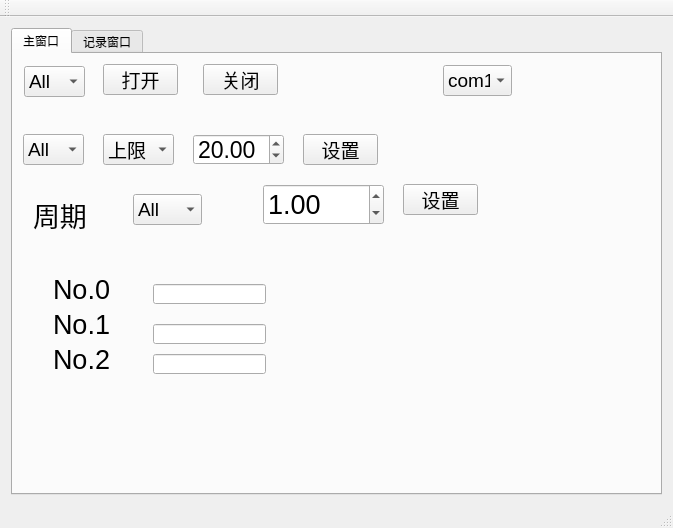
<?xml version="1.0" encoding="UTF-8"?>
<ui version="4.0">
 <class>MainWindow</class>
 <widget class="QMainWindow" name="MainWindow">
  <property name="geometry">
   <rect>
    <x>0</x>
    <y>0</y>
    <width>673</width>
    <height>528</height>
   </rect>
  </property>
  <property name="windowTitle">
   <string>MainWindow</string>
  </property>
  <widget class="QWidget" name="centralWidget">
   <layout class="QGridLayout" name="gridLayout_4">
    <item row="0" column="0">
     <widget class="QTabWidget" name="tabWidget">
      <property name="currentIndex">
       <number>0</number>
      </property>
      <widget class="QWidget" name="tab">
       <attribute name="title">
        <string>主窗口</string>
       </attribute>
       <widget class="QDoubleSpinBox" name="doubleSpinBox_2">
        <property name="geometry">
         <rect>
          <x>180</x>
          <y>80</y>
          <width>91</width>
          <height>31</height>
         </rect>
        </property>
        <property name="font">
         <font>
          <pointsize>17</pointsize>
         </font>
        </property>
        <property name="minimum">
         <double>0.000000000000000</double>
        </property>
        <property name="singleStep">
         <double>0.500000000000000</double>
        </property>
        <property name="value">
         <double>20.000000000000000</double>
        </property>
       </widget>
       <widget class="QComboBox" name="comboBox">
        <property name="geometry">
         <rect>
          <x>11</x>
          <y>12</y>
          <width>61</width>
          <height>31</height>
         </rect>
        </property>
        <property name="font">
         <font>
          <pointsize>14</pointsize>
         </font>
        </property>
        <item>
         <property name="text">
          <string>All</string>
         </property>
        </item>
        <item>
         <property name="text">
          <string>0</string>
         </property>
        </item>
        <item>
         <property name="text">
          <string>1</string>
         </property>
        </item>
        <item>
         <property name="text">
          <string>2</string>
         </property>
        </item>
       </widget>
       <widget class="QPushButton" name="pushButton">
        <property name="geometry">
         <rect>
          <x>90</x>
          <y>10</y>
          <width>75</width>
          <height>31</height>
         </rect>
        </property>
        <property name="font">
         <font>
          <pointsize>14</pointsize>
         </font>
        </property>
        <property name="text">
         <string>打开</string>
        </property>
       </widget>
       <widget class="QPushButton" name="pushButton_2">
        <property name="geometry">
         <rect>
          <x>190</x>
          <y>10</y>
          <width>75</width>
          <height>31</height>
         </rect>
        </property>
        <property name="font">
         <font>
          <pointsize>14</pointsize>
         </font>
        </property>
        <property name="text">
         <string>关闭</string>
        </property>
       </widget>
       <widget class="QComboBox" name="comboBox_2">
        <property name="geometry">
         <rect>
          <x>10</x>
          <y>80</y>
          <width>61</width>
          <height>31</height>
         </rect>
        </property>
        <property name="font">
         <font>
          <pointsize>14</pointsize>
         </font>
        </property>
        <item>
         <property name="text">
          <string>All</string>
         </property>
        </item>
        <item>
         <property name="text">
          <string>0</string>
         </property>
        </item>
        <item>
         <property name="text">
          <string>1</string>
         </property>
        </item>
        <item>
         <property name="text">
          <string>2</string>
         </property>
        </item>
       </widget>
       <widget class="QComboBox" name="comboBox_3">
        <property name="geometry">
         <rect>
          <x>90</x>
          <y>80</y>
          <width>71</width>
          <height>31</height>
         </rect>
        </property>
        <property name="font">
         <font>
          <pointsize>14</pointsize>
         </font>
        </property>
        <item>
         <property name="text">
          <string>上限</string>
         </property>
        </item>
        <item>
         <property name="text">
          <string>下限</string>
         </property>
        </item>
       </widget>
       <widget class="QPushButton" name="pushButton_3">
        <property name="geometry">
         <rect>
          <x>290</x>
          <y>80</y>
          <width>75</width>
          <height>31</height>
         </rect>
        </property>
        <property name="font">
         <font>
          <pointsize>14</pointsize>
         </font>
        </property>
        <property name="text">
         <string>设置</string>
        </property>
       </widget>
       <widget class="QLabel" name="label_4">
        <property name="geometry">
         <rect>
          <x>20</x>
          <y>140</y>
          <width>71</width>
          <height>41</height>
         </rect>
        </property>
        <property name="font">
         <font>
          <pointsize>20</pointsize>
         </font>
        </property>
        <property name="text">
         <string>周期</string>
        </property>
       </widget>
       <widget class="QDoubleSpinBox" name="doubleSpinBox">
        <property name="geometry">
         <rect>
          <x>250</x>
          <y>130</y>
          <width>121</width>
          <height>41</height>
         </rect>
        </property>
        <property name="font">
         <font>
          <pointsize>20</pointsize>
         </font>
        </property>
        <property name="singleStep">
         <double>0.500000000000000</double>
        </property>
        <property name="value">
         <double>1.000000000000000</double>
        </property>
       </widget>
       <widget class="QLabel" name="label">
        <property name="geometry">
         <rect>
          <x>40</x>
          <y>220</y>
          <width>61</width>
          <height>31</height>
         </rect>
        </property>
        <property name="font">
         <font>
          <pointsize>20</pointsize>
         </font>
        </property>
        <property name="text">
         <string>No.0</string>
        </property>
       </widget>
       <widget class="QLabel" name="label_2">
        <property name="geometry">
         <rect>
          <x>40</x>
          <y>260</y>
          <width>71</width>
          <height>21</height>
         </rect>
        </property>
        <property name="font">
         <font>
          <pointsize>20</pointsize>
         </font>
        </property>
        <property name="text">
         <string>No.1</string>
        </property>
       </widget>
       <widget class="QLabel" name="label_3">
        <property name="geometry">
         <rect>
          <x>40</x>
          <y>290</y>
          <width>71</width>
          <height>31</height>
         </rect>
        </property>
        <property name="font">
         <font>
          <pointsize>20</pointsize>
         </font>
        </property>
        <property name="text">
         <string>No.2</string>
        </property>
       </widget>
       <widget class="QComboBox" name="comboBox_4">
        <property name="geometry">
         <rect>
          <x>120</x>
          <y>140</y>
          <width>69</width>
          <height>31</height>
         </rect>
        </property>
        <property name="font">
         <font>
          <pointsize>14</pointsize>
         </font>
        </property>
        <item>
         <property name="text">
          <string>All</string>
         </property>
        </item>
        <item>
         <property name="text">
          <string>0</string>
         </property>
        </item>
        <item>
         <property name="text">
          <string>1</string>
         </property>
        </item>
        <item>
         <property name="text">
          <string>2</string>
         </property>
        </item>
       </widget>
       <widget class="QPushButton" name="pushButton_4">
        <property name="geometry">
         <rect>
          <x>390</x>
          <y>130</y>
          <width>75</width>
          <height>31</height>
         </rect>
        </property>
        <property name="font">
         <font>
          <pointsize>14</pointsize>
         </font>
        </property>
        <property name="text">
         <string>设置</string>
        </property>
       </widget>
       <widget class="QLineEdit" name="lineEdit">
        <property name="geometry">
         <rect>
          <x>140</x>
          <y>230</y>
          <width>113</width>
          <height>20</height>
         </rect>
        </property>
       </widget>
       <widget class="QLineEdit" name="lineEdit_2">
        <property name="geometry">
         <rect>
          <x>140</x>
          <y>270</y>
          <width>113</width>
          <height>20</height>
         </rect>
        </property>
       </widget>
       <widget class="QLineEdit" name="lineEdit_3">
        <property name="geometry">
         <rect>
          <x>140</x>
          <y>300</y>
          <width>113</width>
          <height>20</height>
         </rect>
        </property>
       </widget>
       <widget class="QComboBox" name="comboBox_5">
        <property name="geometry">
         <rect>
          <x>430</x>
          <y>11</y>
          <width>69</width>
          <height>31</height>
         </rect>
        </property>
        <property name="font">
         <font>
          <pointsize>14</pointsize>
         </font>
        </property>
        <property name="currentText">
         <string>com4</string>
        </property>
        <item>
         <property name="text">
          <string>com1</string>
         </property>
        </item>
        <item>
         <property name="text">
          <string>com2</string>
         </property>
        </item>
        <item>
         <property name="text">
          <string>com3</string>
         </property>
        </item>
        <item>
         <property name="text">
          <string>com4</string>
         </property>
        </item>
        <item>
         <property name="text">
          <string>com5</string>
         </property>
        </item>
        <item>
         <property name="text">
          <string>com6</string>
         </property>
        </item>
        <item>
         <property name="text">
          <string>com7</string>
         </property>
        </item>
        <item>
         <property name="text">
          <string>com8</string>
         </property>
        </item>
       </widget>
      </widget>
      <widget class="QWidget" name="tab_2">
       <attribute name="title">
        <string>记录窗口</string>
       </attribute>
       <widget class="QTextBrowser" name="textBrowser">
        <property name="geometry">
         <rect>
          <x>110</x>
          <y>70</y>
          <width>511</width>
          <height>281</height>
         </rect>
        </property>
       </widget>
      </widget>
     </widget>
    </item>
   </layout>
  </widget>
  <widget class="QMenuBar" name="menuBar">
   <property name="geometry">
    <rect>
     <x>0</x>
     <y>0</y>
     <width>673</width>
     <height>23</height>
    </rect>
   </property>
  </widget>
  <widget class="QToolBar" name="mainToolBar">
   <attribute name="toolBarArea">
    <enum>TopToolBarArea</enum>
   </attribute>
   <attribute name="toolBarBreak">
    <bool>false</bool>
   </attribute>
  </widget>
  <widget class="QStatusBar" name="statusBar"/>
 </widget>
 <layoutdefault spacing="6" margin="11"/>
 <resources/>
 <connections/>
</ui>
